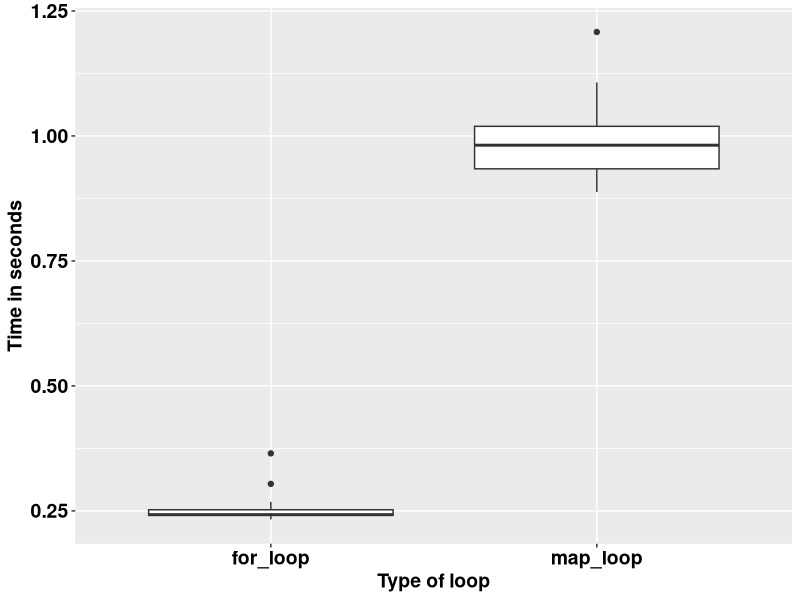

Source code (R):
## ---- chunk 1
knitr::opts_chunk$set(echo = TRUE)
## ---- chunk 2
square <- function(a) a**2
square(3)
## ---- chunk 3
square <- function(b){ # Create the function name, called squa
  b**2
}
square(3)
## ---- chunk 4
square <- function(c){ 
  product <- c**2
  return(product)
}
square(3)
## ---- chunk 5
square <- function(d){
  product <- d**2
  print(product)
}
square(5)
## ---- chunk 6
square <- function(e){
  product <- e**2
  (product)
}
square(9)
## ---- chunk 7
square <- function(f){
  product <- f**2
  show(product)
}
square(9)
## ---- chunk 8
square_root <- function(b){
  product <- b^0.5
  return(product/2)
}
square_root(9)
## ---- chunk 9
square_root
## ---- chunk 10
square(-10:10)
## ---- chunk 11
square_root(c(-26, 1:15, 158))
## ---- chunk 12
m <- list(12, 18, 345)
square_root(m[[2]])
## ---- chunk 13
rescale <- function(x){
  m <- mean(x)
  s <- sd(x)
  (x - m) / s
}
rescale(c(-52, 58, 46, 99))
## ---- chunk 14
rescale <- function(x, only_translate){
  m <- mean(x)
  translated <- x - m
  if (only_translate) return(translated)
  s <- sd(x)
  translated / s
}

rescale(x = 1:6, only_translate = TRUE)
## ---- chunk 15
rescale <- function(x, only_translate){
  m <- mean(x)
  translated <- x - m
  if (only_translate) return(translated)
  s <- sd(x)
  translated / s
}

rescale(x = 1:4, only_translate = FALSE)
## ---- chunk 16
rescale(only_translate = TRUE, x = 1:4)
## ---- chunk 17
rescale(x = 1:4, TRUE)
rescale(TRUE, x = 1:4)
rescale(1:4, only_translate = T)
rescale(only_translate = T, 1:4)
## ---- chunk 18
rescale(1:4, o = T)
rescale(o = T, 1:4)
## ---- chunk 19
rescale <- function(x, only_translate = FALSE){
  m <- mean(x)
  translated <- x - m
  if(only_translate) return(translated)
  s <- sd(x)
  translated / s
}
## ---- chunk 20
rescale(1:4) # This runs with only_translate being taken as FALSE by default.
## ---- chunk 21
rescale <- function(x, ...){
  m <- mean(x, ...)
  s <- sd(x, ...)
  (x - m) / s
}

rescale(1:4) # 
## ---- chunk 22
x <- c(NA, 1:3)
rescale(x)
## ---- chunk 23
x <- c(NA, 1:3)
rescale(x, na.rm = TRUE)
## ---- chunk 24
some_function <- function(x) x
other_function <- function(x, ...) x
# some_function(1:4, foo = "bar") # This does not run because there was no allowance.
other_function(1:4, foo = "bar")

## ---- chunk 25
f <- function(...) list(...)
g <- function(x, y, ...) f(...)
g(x = 1, y = 2, z = 3, w = 4)
## ---- chunk 26
compare_rasters <- function(x) {
  if (sum(x > 0.5, na.rm = TRUE) > 7) {
    return(1)
  } else {
    return(0)
  }
  
}
## ---- chunk 27
library(tidyverse)
volumes <- rnorm(1000000)

for_loop <- vector()

for (k in 1:20) {
  for_loop[k] <- system.time(for (i in 1:length(volumes)) {
    2.3 * volumes[i] ^ 9
  })
}

map_loop <- vector()
for (j in 1:20) {
  map_loop[j] <- system.time(map_vec(volumes, \(x) 2.3 * x ^ 9))
}
## ---- chunk 28
data.frame(for_loop = for_loop, map_loop = map_loop) %>% 
  gather(key = "key", value = "value") %>% 
  ggplot(aes(key, value)) +
  geom_boxplot() +
  labs(x = "Type of loop",
       y = "Time in seconds") +
  theme(text = element_text(size = 14, face = "bold", colour = "black")) +
  theme(axis.text = element_text(size = 14, face = "bold", colour = "black"))
